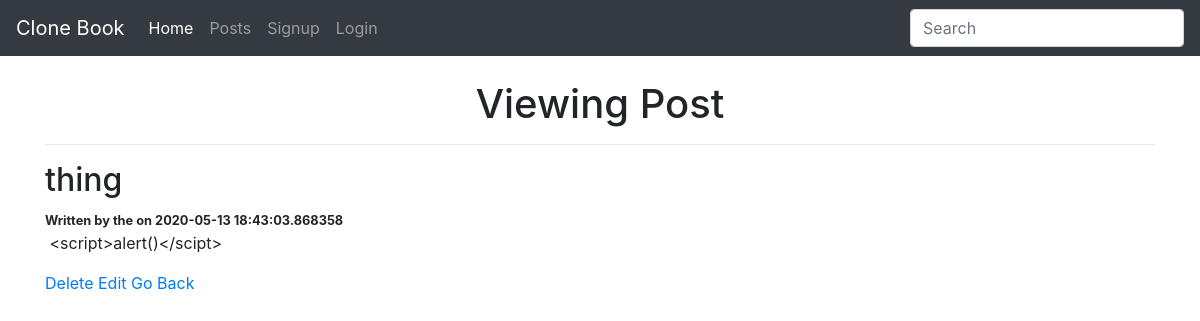
Screenshot of /posts/view/1 with the database file from the repository.
### app.py (models this page shows, shortened)
class BlogPost(db.Model):
    id = db.Column(db.Integer, primary_key=True)
    title = db.Column(db.String(100), nullable=False)
    content = db.Column(db.Text, nullable=False)
    author = db.Column(db.String(20), nullable=False, default='N/A')
    date_posted = db.Column(db.DateTime, nullable=False, default=datetime.utcnow)

### app.py (the view)
@app.route('/posts/view/<int:id>')
def see_post(id):
    post = BlogPost.query.get_or_404(id)
    return render_template('/view.html', post=post)

### templates/view.html (shortened to what this page needs)
{% extends 'base.html' %}
{% block body %}
    <br>
    <h1 style="text-align: center;"> Viewing Post </h1>
    <hr>
    <h2> {{ post.title }} </h2>
    {% if post.author %}
        <small><strong>Written by {{ post.author }} on {{post.date_posted}}</strong></small>
    {% else %}
        <small><strong> By: N/A </strong></small>
    {% endif %}
    <p style="white-space:pre-wrap"> {{ post.content }} </p>
    <a href='/posts/delete/{{post.id}}'>Delete</a>
    <a href='/posts/edit/{{post.id}}'>Edit</a>
    <a href='/posts'>Go Back</a>
{% endblock body %}

### rows the page displays
BlogPost: title "thing", author "the", date_posted "2020-05-13 18:43:03.868358", content "<script>alert()</scipt>"
